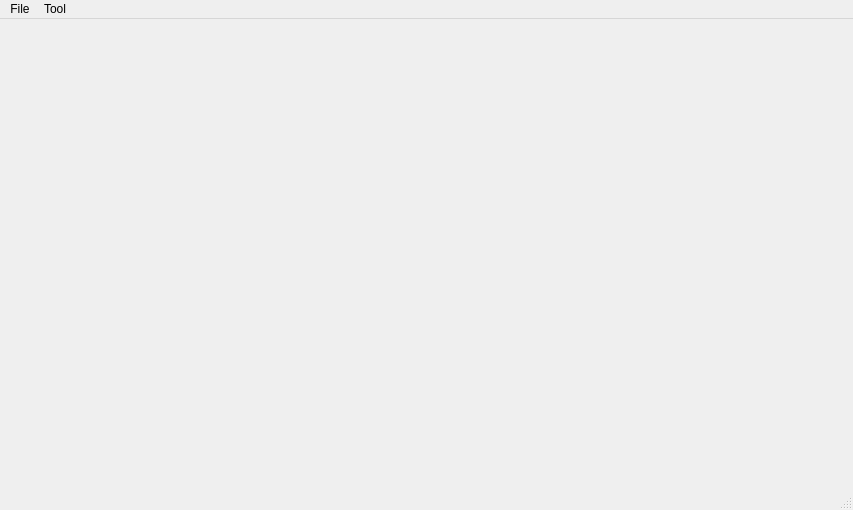
<?xml version="1.0" encoding="UTF-8"?>
<ui version="4.0">
 <class>MainWindow</class>
 <widget class="QMainWindow" name="MainWindow">
  <property name="geometry">
   <rect>
    <x>0</x>
    <y>0</y>
    <width>853</width>
    <height>510</height>
   </rect>
  </property>
  <property name="minimumSize">
   <size>
    <width>175</width>
    <height>139</height>
   </size>
  </property>
  <property name="windowTitle">
   <string>MainWindow</string>
  </property>
  <widget class="QWidget" name="centralWidget"/>
  <widget class="QMenuBar" name="menuBar">
   <property name="geometry">
    <rect>
     <x>0</x>
     <y>0</y>
     <width>853</width>
     <height>21</height>
    </rect>
   </property>
   <widget class="QMenu" name="menuFile">
    <property name="title">
     <string>File</string>
    </property>
    <addaction name="separator"/>
    <addaction name="actionOpen"/>
    <addaction name="actionSave"/>
    <addaction name="actionQuit"/>
   </widget>
   <widget class="QMenu" name="menuTool">
    <property name="title">
     <string>Tool</string>
    </property>
    <addaction name="actionPen"/>
    <addaction name="actionBucket"/>
    <addaction name="actionRectangle"/>
    <addaction name="actionColour"/>
    <addaction name="actionWidth"/>
    <addaction name="actionUndo"/>
   </widget>
   <addaction name="menuFile"/>
   <addaction name="menuTool"/>
  </widget>
  <widget class="QStatusBar" name="statusBar"/>
  <action name="actionOpen">
   <property name="text">
    <string>Open</string>
   </property>
  </action>
  <action name="actionSave">
   <property name="text">
    <string>Save</string>
   </property>
  </action>
  <action name="actionQuit">
   <property name="text">
    <string>Quit</string>
   </property>
  </action>
  <action name="actionPen">
   <property name="checkable">
    <bool>true</bool>
   </property>
   <property name="text">
    <string>Pen</string>
   </property>
  </action>
  <action name="actionBucket">
   <property name="checkable">
    <bool>true</bool>
   </property>
   <property name="text">
    <string>Bucket</string>
   </property>
  </action>
  <action name="actionRectangle">
   <property name="checkable">
    <bool>true</bool>
   </property>
   <property name="text">
    <string>Rectangle</string>
   </property>
  </action>
  <action name="actionColour">
   <property name="text">
    <string>Colour</string>
   </property>
  </action>
  <action name="actionWidth">
   <property name="text">
    <string>Width</string>
   </property>
  </action>
  <action name="actionUndo">
   <property name="text">
    <string>Undo</string>
   </property>
   <property name="shortcut">
    <string>Ctrl+Z</string>
   </property>
  </action>
 </widget>
 <layoutdefault spacing="6" margin="11"/>
 <resources/>
 <connections/>
</ui>
